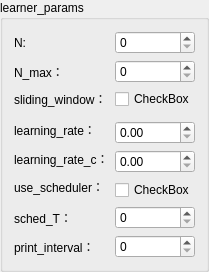
                 <widget class="QGroupBox" name="groupBox_3">
                  <property name="title">
                   <string>learner_params</string>
                  </property>
                  <layout class="QGridLayout" name="gridLayout_2">
                   <item row="2" column="0">
                    <widget class="QLabel" name="label_13">
                     <property name="toolTip">
                      <string extracomment="是否使用滑动窗口"/>
                     </property>
                     <property name="toolTipDuration">
                      <number>3</number>
                     </property>
                     <property name="text">
                      <string>sliding_window：</string>
                     </property>
                    </widget>
                   </item>
                   <item row="0" column="0">
                    <widget class="QLabel" name="label_12">
                     <property name="toolTip">
                      <string extracomment="初始数据集大小"/>
                     </property>
                     <property name="toolTipDuration">
                      <number>3</number>
                     </property>
                     <property name="text">
                      <string>N:</string>
                     </property>
                    </widget>
                   </item>
                   <item row="1" column="0">
                    <widget class="QLabel" name="label_15">
                     <property name="toolTip">
                      <string extracomment="运行编号"/>
                     </property>
                     <property name="toolTipDuration">
                      <number>3</number>
                     </property>
                     <property name="text">
                      <string>N_max：</string>
                     </property>
                    </widget>
                   </item>
                   <item row="1" column="1" colspan="2">
                    <widget class="QSpinBox" name="spinNMax"/>
                   </item>
                   <item row="5" column="1" rowspan="2" colspan="2">
                    <widget class="QDoubleSpinBox" name="doubleSpinLearningRateC"/>
                   </item>
                   <item row="4" column="1" colspan="2">
                    <widget class="QDoubleSpinBox" name="doubleSpinLearningRate"/>
                   </item>
                   <item row="6" column="0" rowspan="2">
                    <widget class="QLabel" name="label_11">
                     <property name="toolTip">
                      <string extracomment="是否使用学习率调度器"/>
                     </property>
                     <property name="toolTipDuration">
                      <number>3</number>
                     </property>
                     <property name="text">
                      <string>use_scheduler：</string>
                     </property>
                    </widget>
                   </item>
                   <item row="7" column="1" colspan="2">
                    <widget class="QCheckBox" name="checkBoxUseScheduler">
                     <property name="text">
                      <string>CheckBox</string>
                     </property>
                    </widget>
                   </item>
                   <item row="8" column="0">
                    <widget class="QLabel" name="label_14">
                     <property name="toolTip">
                      <string extracomment="余弦退火调度器周期"/>
                     </property>
                     <property name="toolTipDuration">
                      <number>3</number>
                     </property>
                     <property name="text">
                      <string>sched_T：</string>
                     </property>
                    </widget>
                   </item>
                   <item row="9" column="0">
                    <widget class="QLabel" name="label_9">
                     <property name="toolTip">
                      <string extracomment="损失函数打印间隔"/>
                     </property>
                     <property name="toolTipDuration">
                      <number>3</number>
                     </property>
                     <property name="text">
                      <string>print_interval：</string>
                     </property>
                    </widget>
                   </item>
                   <item row="2" column="1" colspan="2">
                    <widget class="QCheckBox" name="checkBoxSlidingWindow">
                     <property name="text">
                      <string>CheckBox</string>
                     </property>
                    </widget>
                   </item>
                   <item row="5" column="0">
                    <widget class="QLabel" name="label_10">
                     <property name="toolTip">
                      <string extracomment="控制分支学习率"/>
                     </property>
                     <property name="toolTipDuration">
                      <number>3</number>
                     </property>
                     <property name="text">
                      <string>learning_rate_c：</string>
                     </property>
                    </widget>
                   </item>
                   <item row="0" column="1" colspan="2">
                    <widget class="QSpinBox" name="spinN">
                     <property name="toolTip">
                      <string extracomment="初始数据集大小"/>
                     </property>
                     <property name="toolTipDuration">
                      <number>3</number>
                     </property>
                    </widget>
                   </item>
                   <item row="8" column="1" colspan="2">
                    <widget class="QSpinBox" name="spinSchedT"/>
                   </item>
                   <item row="9" column="1" colspan="2">
                    <widget class="QSpinBox" name="spinPrintInterval"/>
                   </item>
                   <item row="3" column="0" rowspan="2">
                    <widget class="QLabel" name="label_16">
                     <property name="toolTip">
                      <string extracomment="Lyapunov 分支学习率"/>
                     </property>
                     <property name="toolTipDuration">
                      <number>3</number>
                     </property>
                     <property name="text">
                      <string>learning_rate：</string>
                     </property>
                    </widget>
                   </item>
                  </layout>
                 </widget>
